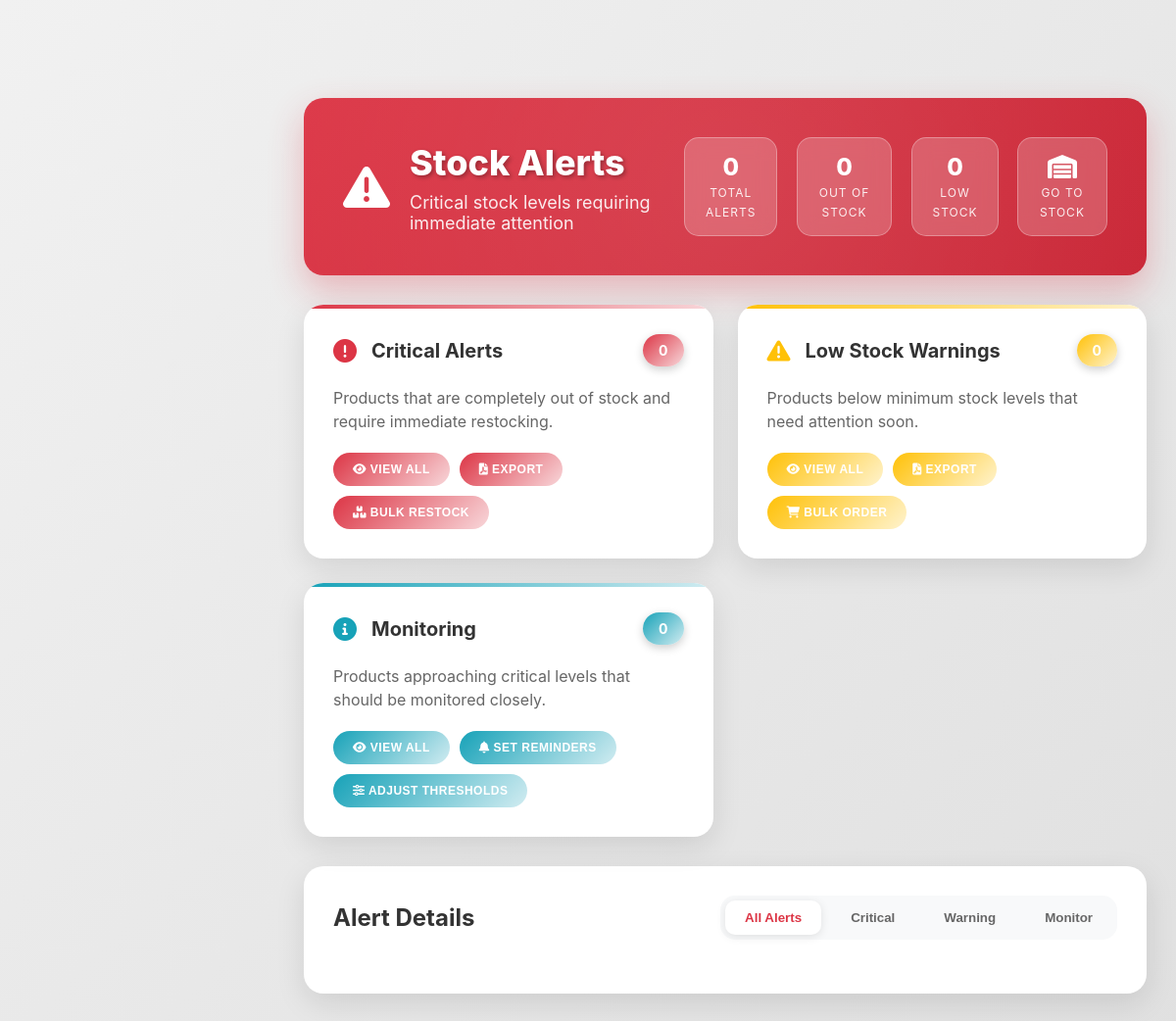
/stockalerte.php, run on an earlier commit of the app's database.
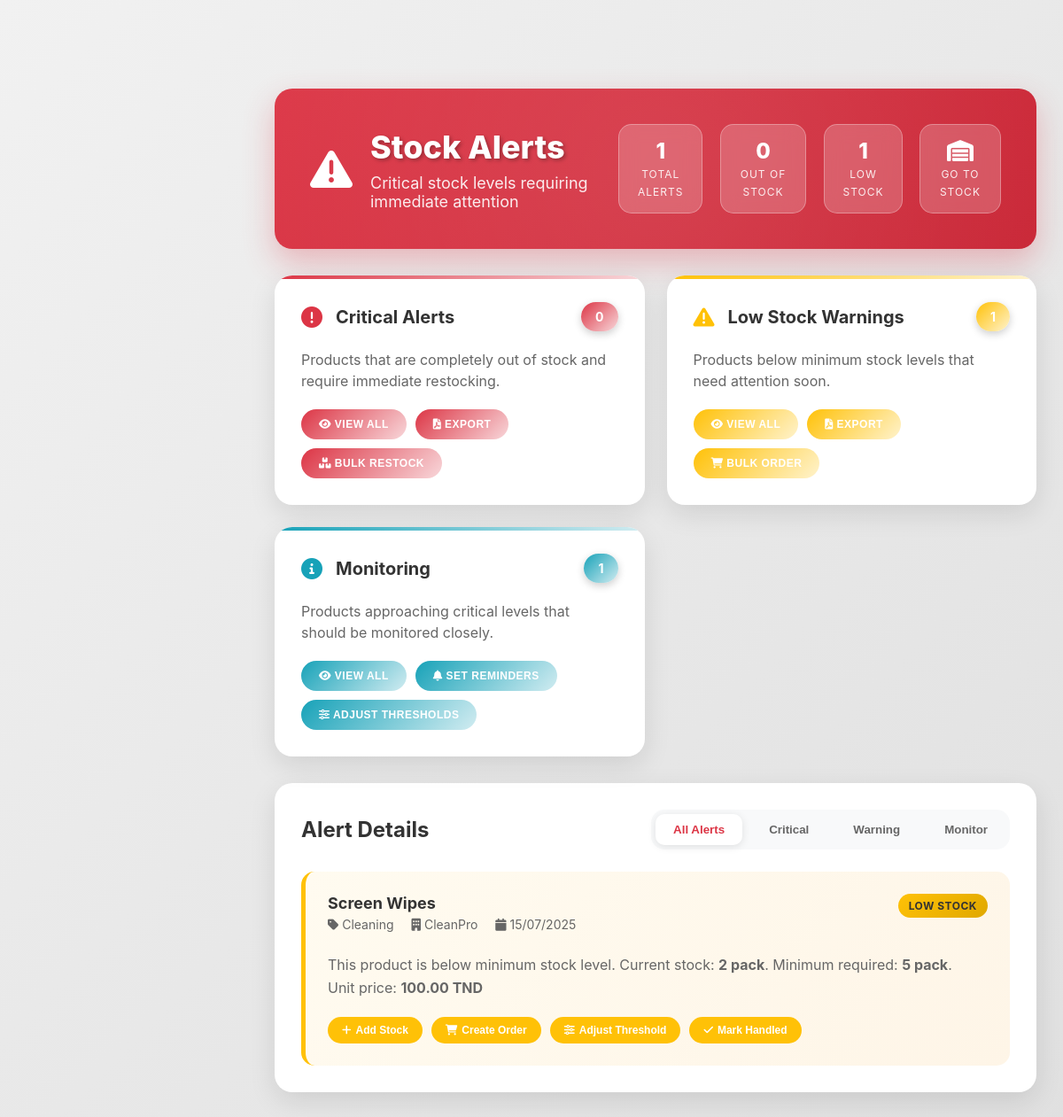
And on a later commit of the database.
### tables this page shows
CREATE TABLE `article` (
  `id_article` int(11) NOT NULL,
  `nom` varchar(100) NOT NULL,
  `description` text DEFAULT NULL,
  `marque` varchar(50) DEFAULT NULL,
  `id_categorie` int(11) DEFAULT NULL,
  `date_importation` datetime NOT NULL,
  `fournisseur` varchar(100) NOT NULL,
  `seuil_min` int(100) NOT NULL,
  `unit` varchar(20) NOT NULL DEFAULT 'piece',
  `current_stock` int(11) NOT NULL DEFAULT 0,
  `prix_unitaire` decimal(10,0) NOT NULL,
  `totale_achat` decimal(10,0) NOT NULL,
  `image` varchar(255) NOT NULL
);

CREATE TABLE `categories` (
  `id_categorie` int(11) NOT NULL,
  `nom_categorie` varchar(50) NOT NULL,
  `description` text DEFAULT NULL,
  `icon` varchar(50) DEFAULT NULL,
  `date_creation` datetime DEFAULT current_timestamp()
);

### stockalerte.php (the view, shortened to what this page needs)
<!DOCTYPE html>
<html lang="fr">
<head>
    <link href="https://cdnjs.cloudflare.com/ajax/libs/font-awesome/6.0.0/css/all.min.css" rel="stylesheet">
</head>
<body>
<?php
$servername = "localhost";
$username = "root";
$password = "";
$dbname = "ch office track";
try {
    $pdo = new PDO("mysql:host=$servername;dbname=$dbname", $username, $password);
    $pdo->setAttribute(PDO::ATTR_ERRMODE, PDO::ERRMODE_EXCEPTION);
    $stmt = $pdo->query("SELECT a.*, c.nom_categorie as categorie_nom
                         FROM article a
                         LEFT JOIN categories c ON a.id_categorie = c.id_categorie");
    $products = $stmt->fetchAll(PDO::FETCH_ASSOC);
    $outOfStock = array_filter($products, function($product) {
        return $product['current_stock'] == 0;
    });
    $lowStock = array_filter($products, function($product) {
        return $product['current_stock'] > 0 && $product['current_stock'] <= $product['seuil_min'];
    });
    $criticalStock = array_filter($products, function($product) {
        return $product['current_stock'] <= ($product['seuil_min'] * 0.5);
    });
    $allAlerts = array_merge($outOfStock, $lowStock);
} catch(PDOException $e) {
    die("Erreur de connexion: " . $e->getMessage());
}
?>
<main class="main-content">
    <div class="page-header">
        <div class="page-header-content">
            <div class="header-left">
                <i class="alert-icon-large fas fa-exclamation-triangle"></i>
                <div>
                    <h1 class="page-title">Stock Alerts</h1>
                    <p class="page-subtitle">Critical stock levels requiring immediate attention</p>
                </div>
            </div>
            <div class="alerts-summary">
                <div class="summary-item">
                    <span class="summary-number"><?php echo count($allAlerts); ?></span>
                    <span class="summary-label">Total Alerts</span>
                </div>
                <div class="summary-item">
                    <span class="summary-number"><?php echo count($outOfStock); ?></span>
                    <span class="summary-label">Out of Stock</span>
                </div>
                <div class="summary-item">
                    <span class="summary-number"><?php echo count($lowStock); ?></span>
                    <span class="summary-label">Low Stock</span>
                </div>
                <a href="stockroom.php" class="summary-item" style="text-decoration: none; color: white;">
                    <span class="summary-number"><i class="fas fa-warehouse"></i></span>
                    <span class="summary-label">Go to Stock</span>
                </a>
            </div>
        </div>
    </div>
    <div class="alert-categories">
        <div class="category-card critical">
            <div class="category-header">
                <div class="category-info">
                    <i class="category-icon fas fa-exclamation-circle"></i>
                    <h3 class="category-title">Critical Alerts</h3>
                </div>
                <span class="category-count"><?php echo count($outOfStock); ?></span>
            </div>
            <p class="category-description">
                Products that are completely out of stock and require immediate restocking.
            </p>
            <div class="quick-actions">
                <button class="action-btn" onclick="filterAlerts('critical')">
                    <i class="fas fa-eye"></i> View All
                </button>
                <button class="action-btn" onclick="generateReport('critical')">
                    <i class="fas fa-file-pdf"></i> Export
                </button>
                <button class="action-btn" onclick="bulkAction('restock')">
                    <i class="fas fa-boxes"></i> Bulk Restock
                </button>
            </div>
        </div>
        <div class="category-card warning">
            <div class="category-header">
                <div class="category-info">
                    <i class="category-icon fas fa-exclamation-triangle"></i>
                    <h3 class="category-title">Low Stock Warnings</h3>
                </div>
                <span class="category-count"><?php echo count($lowStock); ?></span>
            </div>
            <p class="category-description">
                Products below minimum stock levels that need attention soon.
            </p>
            <div class="quick-actions">
                <button class="action-btn" onclick="filterAlerts('warning')">
                    <i class="fas fa-eye"></i> View All
                </button>
                <button class="action-btn" onclick="generateReport('warning')">
                    <i class="fas fa-file-pdf"></i> Export
                </button>
                <button class="action-btn" onclick="bulkAction('order')">
                    <i class="fas fa-shopping-cart"></i> Bulk Order
                </button>
            </div>
        </div>
        <div class="category-card info">
            <div class="category-header">
                <div class="category-info">
                    <i class="category-icon fas fa-info-circle"></i>
                    <h3 class="category-title">Monitoring</h3>
                </div>
                <span class="category-count"><?php echo count($criticalStock); ?></span>
            </div>
            <p class="category-description">
                Products approaching critical levels that should be monitored closely.
            </p>
            <div class="quick-actions">
                <button class="action-btn" onclick="filterAlerts('info')">
                    <i class="fas fa-eye"></i> View All
                </button>
                <button class="action-btn" onclick="setReminders()">
                    <i class="fas fa-bell"></i> Set Reminders
                </button>
                <button class="action-btn" onclick="adjustThresholds()">
                    <i class="fas fa-sliders-h"></i> Adjust Thresholds
                </button>
            </div>
        </div>
    </div>
    <div class="alert-details">
        <div class="section-header">
            <h3 class="section-title">Alert Details</h3>
            <div class="filter-tabs">
                <button class="filter-tab active" onclick="filterAlerts('all')">All Alerts</button>
                <button class="filter-tab" onclick="filterAlerts('critical')">Critical</button>
                <button class="filter-tab" onclick="filterAlerts('warning')">Warning</button>
                <button class="filter-tab" onclick="filterAlerts('info')">Monitor</button>
            </div>
        </div>
        <div class="alert-items" id="alertItems">
            <?php foreach ($lowStock as $product): ?>
            <div class="alert-item warning" data-type="warning">
                <div class="alert-item-header">
                    <div class="alert-item-info">
                        <h4 class="alert-item-title"><?php echo htmlspecialchars($product['nom']); ?></h4>
                        <div class="alert-item-meta">
                            <span><i class="fas fa-tag"></i> <?php echo htmlspecialchars($product['categorie_nom']); ?></span>
                            <span><i class="fas fa-building"></i> <?php echo htmlspecialchars($product['fournisseur']); ?></span>
                            <span><i class="fas fa-calendar"></i> <?php echo date('d/m/Y', strtotime($product['date_importation'])); ?></span>
                        </div>
                    </div>
                    <span class="alert-item-status status-warning">Low Stock</span>
                </div>
                <p class="alert-item-description">
                    This product is below minimum stock level. Current stock: <strong><?php echo $product['current_stock']; ?> <?php echo htmlspecialchars($product['unit']); ?></strong>.
                    Minimum required: <strong><?php echo $product['seuil_min']; ?> <?php echo htmlspecialchars($product['unit']); ?></strong>.
                    <br>Unit price: <strong><?php echo number_format($product['prix_unitaire'], 2); ?> TND</strong>
                </p>
                <div class="alert-item-actions">
                    <button class="action-btn-small" onclick="quickRestock(<?php echo $product['id_article']; ?>)">
                        <i class="fas fa-plus"></i> Add Stock
                    </button>
                    <button class="action-btn-small" onclick="createOrder(<?php echo $product['id_article']; ?>)">
                        <i class="fas fa-shopping-cart"></i> Create Order
                    </button>
                    <button class="action-btn-small" onclick="adjustThreshold(<?php echo $product['id_article']; ?>)">
                        <i class="fas fa-sliders-h"></i> Adjust Threshold
                    </button>
                    <button class="action-btn-small" onclick="markAsHandled(<?php echo $product['id_article']; ?>)">
                        <i class="fas fa-check"></i> Mark Handled
                    </button>
                </div>
            </div>
            <?php endforeach; ?>
        </div>
    </div>
</main>
</body>
</html>

What changed in the data, as far as the page shows it:
removed article: count($allAlerts) "0", current_stock "0", count($lowStock) "0", count($criticalStock) "0"
added article: nom "Screen Wipes", id_categorie.nom_categorie "Cleaning", fournisseur "CleanPro", date_importation "15/07/2025", current_stock "2", unit "pack", seuil_min "5", prix_unitaire "100.00"
Also different on the page:
count($allAlerts): (not shown) → "1"
count($outOfStock): (not shown) → "0"
count($lowStock): (not shown) → "1"
count($criticalStock): (not shown) → "1"
